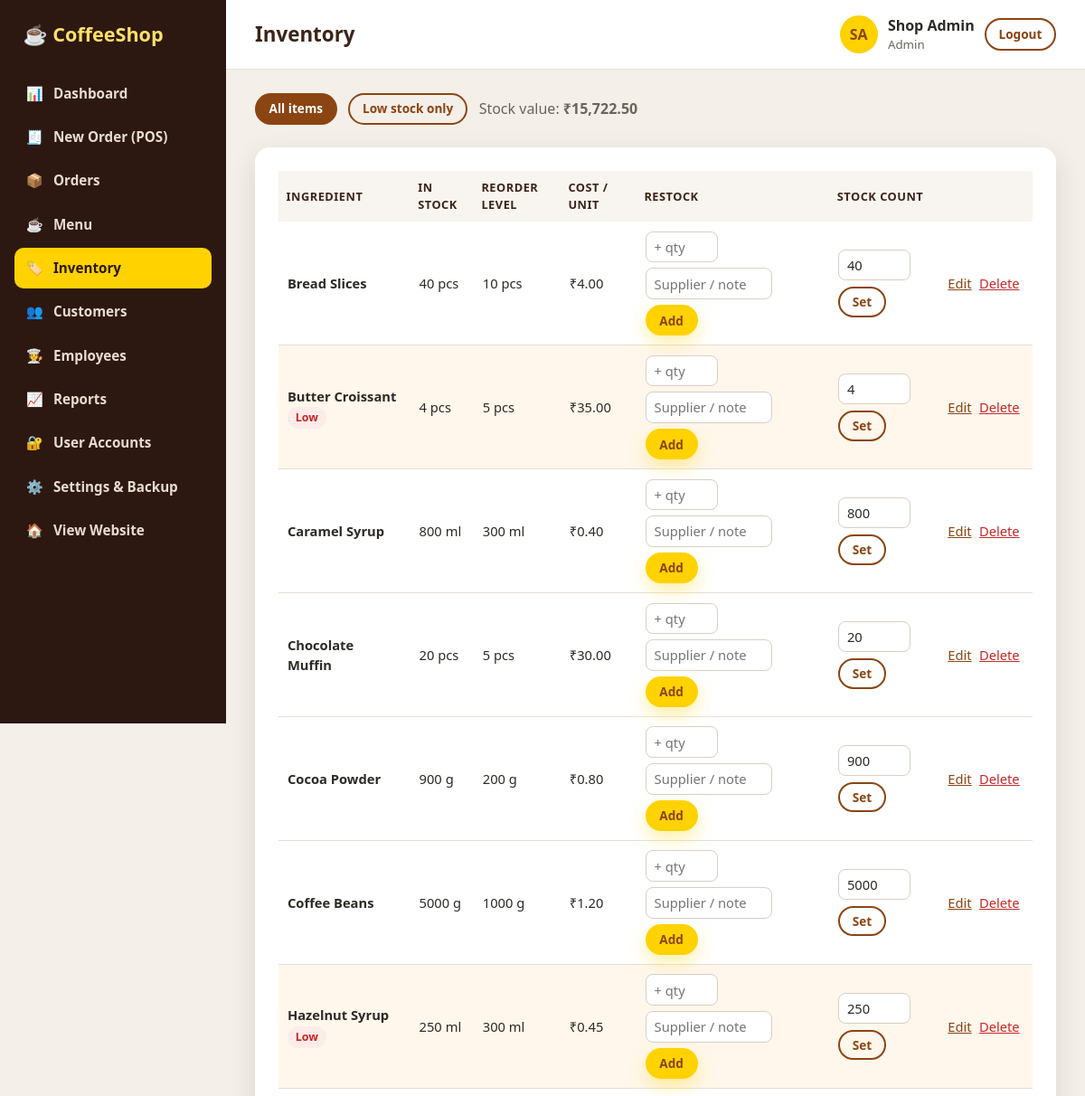
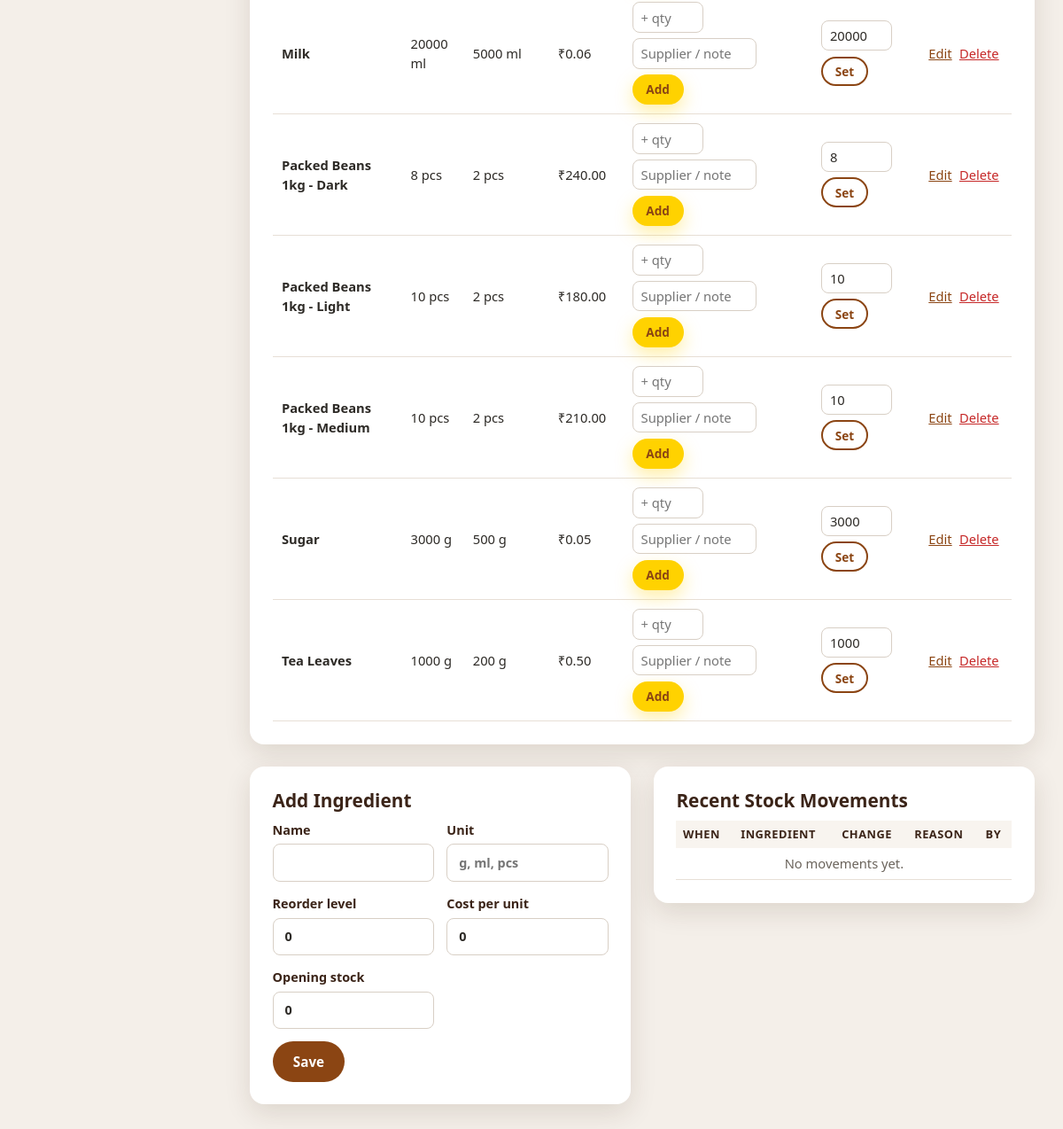
The page /admin/inventory.php (signed in) on the database its author committed (2 pictures, top to bottom).
### tables this page shows
CREATE TABLE users (
    id            INT AUTO_INCREMENT PRIMARY KEY,
    name          VARCHAR(100) NOT NULL,
    email         VARCHAR(150) NOT NULL UNIQUE,
    phone         VARCHAR(20),
    password_hash VARCHAR(255) NOT NULL,
    role          ENUM('admin','staff','customer') NOT NULL DEFAULT 'customer',
    is_active     TINYINT(1) NOT NULL DEFAULT 1,
    created_at    DATETIME NOT NULL DEFAULT CURRENT_TIMESTAMP
);

CREATE TABLE ingredients (
    id            INT AUTO_INCREMENT PRIMARY KEY,
    name          VARCHAR(100) NOT NULL UNIQUE,
    unit          VARCHAR(20) NOT NULL,
    quantity      DECIMAL(12,3) NOT NULL DEFAULT 0,
    reorder_level DECIMAL(12,3) NOT NULL DEFAULT 0,
    cost_per_unit DECIMAL(10,2) NOT NULL DEFAULT 0
);

### includes/bootstrap.php (called while the page is built, shortened)
<?php
function db(): PDO
{
    static $pdo = null;
    if ($pdo === null) {
        $dsn = 'mysql:host=' . DB_HOST . ';port=' . DB_PORT . ';dbname=' . DB_NAME . ';charset=utf8mb4';
        try {
            $pdo = new PDO($dsn, DB_USER, DB_PASS, [
                PDO::ATTR_ERRMODE            => PDO::ERRMODE_EXCEPTION,
                PDO::ATTR_DEFAULT_FETCH_MODE => PDO::FETCH_ASSOC,
                PDO::ATTR_EMULATE_PREPARES   => false,
            ]);
            $pdo->exec("SET time_zone = '" . date('P') . "'");
        } catch (PDOException $e) {
            http_response_code(500);
            exit('<h2>Database connection failed</h2><p>Check config/config.php and make sure the '
                . 'database/coffeeshop.sql file has been imported.</p>');
        }
    }
    return $pdo;
}
function base_url(string $path = ''): string
{
    static $base = null;
    if ($base === null) {
        $root = str_replace('\\', '/', realpath(__DIR__ . '/..'));
        $doc  = str_replace('\\', '/', realpath($_SERVER['DOCUMENT_ROOT'] ?? '') ?: '');
        $base = ($doc !== '' && str_starts_with($root, $doc)) ? substr($root, strlen($doc)) : '';
        $base = rtrim($base, '/');
    }
    return $base . '/' . ltrim($path, '/');
}
function e($value): string
{
    return htmlspecialchars((string) $value, ENT_QUOTES, 'UTF-8');
}
function setting(string $name, string $default = ''): string
{
    static $cache = null;
    if ($cache === null) {
        $cache = db()->query('SELECT name, value FROM settings')->fetchAll(PDO::FETCH_KEY_PAIR);
    }
    return $cache[$name] ?? $default;
}
function money($amount): string
{
    return setting('currency', '₹') . number_format((float) $amount, 2);
}
function current_user(): ?array
{
    static $user = false;
    if ($user === false) {
        $user = null;
        if (!empty($_SESSION['user_id'])) {
            $stmt = db()->prepare('SELECT id, name, email, phone, role FROM users WHERE id = ? AND is_active = 1');
            $stmt->execute([$_SESSION['user_id']]);
            $user = $stmt->fetch() ?: null;
        }
    }
    return $user;
}
function require_login(): array
{
    $user = current_user();
    return $user;
}
function require_role(string ...$roles): array
{
    $user = require_login();
    return $user;
}
function initials(string $name): string
{
    $parts = preg_split('/\s+/', trim($name));
    $out = mb_substr($parts[0] ?? '', 0, 1) . (count($parts) > 1 ? mb_substr(end($parts), 0, 1) : mb_substr($parts[0] ?? '', 1, 1));
    return mb_strtoupper($out);
}

### admin/inventory.php (the view, shortened to what this page needs)
<?php
require_once __DIR__ . '/../includes/bootstrap.php';
require_once __DIR__ . '/../includes/layout.php';
$user = require_role('admin', 'staff');
$isAdmin = $user['role'] === 'admin';
$pdo = db();
$filter = $_GET['filter'] ?? '';
$ingredients = $pdo->query('SELECT * FROM ingredients' . ($filter === 'low' ? ' WHERE quantity <= reorder_level' : '') . ' ORDER BY name')->fetchAll();
$movements = $pdo->query('SELECT s.*, i.name, i.unit, u.name AS user_name FROM stock_movements s
                          JOIN ingredients i ON i.id = s.ingredient_id LEFT JOIN users u ON u.id = s.created_by
                          ORDER BY s.created_at DESC, s.id DESC LIMIT 25')->fetchAll();
$stockValue = array_sum(array_map(fn($i) => $i['quantity'] * $i['cost_per_unit'], $ingredients));
$edit = null;
admin_start('Inventory', 'inventory');
?>
<div class="quick-actions">
    <a class="btn <?= $filter === 'low' ? 'btn-outline' : 'btn-brown' ?> btn-sm" href="<?= e(base_url('admin/inventory.php')) ?>">All items</a>
    <a class="btn <?= $filter === 'low' ? 'btn-brown' : 'btn-outline' ?> btn-sm" href="<?= e(base_url('admin/inventory.php?filter=low')) ?>">Low stock only</a>
    <span class="muted">Stock value: <strong><?= e(money($stockValue)) ?></strong></span>
</div>
<section class="panel">
    <div class="table-wrap">
        <table class="table">
            <thead><tr><th>Ingredient</th><th>In stock</th><th>Reorder level</th><th>Cost / unit</th><th>Restock</th><?php if ($isAdmin): ?><th>Stock count</th><th></th><?php endif; ?></tr></thead>
            <tbody>
            <?php foreach ($ingredients as $i): $low = $i['quantity'] <= $i['reorder_level']; ?>
                <tr class="<?= $low ? 'row-warn' : '' ?>">
                    <td><strong><?= e($i['name']) ?></strong> <?= $low ? '<span class="badge badge-cancelled">Low</span>' : '' ?></td>
                    <td><?= e(+$i['quantity']) ?> <?= e($i['unit']) ?></td>
                    <td><?= e(+$i['reorder_level']) ?> <?= e($i['unit']) ?></td>
                    <td><?= e(money($i['cost_per_unit'])) ?></td>
                    <td>
                        <form method="post" class="inline-form">
                            <input type="number" name="quantity" step="0.001" min="0" placeholder="+ qty" class="qty-input" required>
                            <input type="text" name="note" placeholder="Supplier / note" class="note-input">
                            <button class="btn btn-yellow btn-sm">Add</button>
                        </form>
                    </td>
                    <?php if ($isAdmin): ?>
                        <td>
                            <form method="post" class="inline-form">
                                <input type="number" name="quantity" step="0.001" min="0" value="<?= e(+$i['quantity']) ?>" class="qty-input">
                                <button class="btn btn-outline btn-sm">Set</button>
                            </form>
                        </td>
                        <td class="nowrap">
                            <a href="<?= e(base_url('admin/inventory.php?edit=' . $i['id'])) ?>#ingredient-form">Edit</a>
                            <form method="post" class="inline-form"><?= csrf_field() ?><input type="hidden" name="action" value="delete"><input type="hidden" name="id" value="<?= (int) $i['id'] ?>">
                                <button class="link-btn danger" data-confirm="Delete <?= e($i['name']) ?>? It will be removed from recipes too.">Delete</button></form>
                        </td>
                    <?php endif; ?>
                </tr>
            <?php endforeach; ?>
            </tbody>
        </table>
    </div>
</section>
<div class="two-col">
    <?php if ($isAdmin): ?>
        <section class="panel" id="ingredient-form">
            <h2><?= $edit ? 'Edit ' . e($edit['name']) : 'Add Ingredient' ?></h2>
            <form method="post" class="form-grid">
                <label>Name <input type="text" name="name" value="<?= e($edit['name'] ?? '') ?>" required></label>
                <label>Unit <input type="text" name="unit" value="<?= e($edit['unit'] ?? '') ?>" placeholder="g, ml, pcs" required></label>
                <label>Reorder level <input type="number" step="0.001" min="0" name="reorder_level" value="<?= e(+($edit['reorder_level'] ?? 0)) ?>"></label>
                <label>Cost per unit <input type="number" step="0.01" min="0" name="cost_per_unit" value="<?= e(+($edit['cost_per_unit'] ?? 0)) ?>"></label>
                <?php if (!$edit): ?><label>Opening stock <input type="number" step="0.001" min="0" name="quantity" value="0"></label><?php endif; ?>
                <div class="span-2"><button class="btn btn-brown">Save</button>
                    <?php if ($edit): ?><a class="btn btn-outline" href="<?= e(base_url('admin/inventory.php')) ?>">Cancel</a><?php endif; ?></div>
            </form>
        </section>
    <?php endif; ?>
    <section class="panel">
        <h2>Recent Stock Movements</h2>
        <div class="table-wrap">
            <table class="table compact">
                <thead><tr><th>When</th><th>Ingredient</th><th>Change</th><th>Reason</th><th>By</th></tr></thead>
                <tbody>
                <?php if (!$movements): ?><tr><td colspan="5" class="empty">No movements yet.</td></tr><?php endif; ?>
                </tbody>
            </table>
        </div>
    </section>
</div>
<?php
admin_end();

### includes/layout.php (shortened to what this page needs)
<?php
function page_head(string $title, string $bodyClass = ''): void
{
    ?><!DOCTYPE html>
<html lang="en">
<head>
    <title><?= e($title) ?> | <?= e(setting('shop_name', 'Coffee Shop')) ?></title>
    <link rel="stylesheet" href="<?= e(base_url('assets/css/style.css')) ?>">
</head>
<body class="<?= e($bodyClass) ?>">
<?php
}
function page_end(): void
{
    ?>
</body>
</html>
<?php
}
    ?>
<?php
function admin_start(string $title, string $active): void
{
    $user = current_user();
    $menu = [
        'dashboard' => ['📊', 'Dashboard', 'admin/index.php', false],
        'pos'       => ['🧾', 'New Order (POS)', 'admin/pos.php', false],
        'orders'    => ['📦', 'Orders', 'admin/orders.php', false],
        'menu'      => ['☕', 'Menu', 'admin/menu.php', true],
        'inventory' => ['🏷️', 'Inventory', 'admin/inventory.php', false],
        'customers' => ['👥', 'Customers', 'admin/customers.php', false],
        'employees' => ['🧑‍🍳', 'Employees', 'admin/employees.php', true],
        'reports'   => ['📈', 'Reports', 'admin/reports.php', true],
        'users'     => ['🔐', 'User Accounts', 'admin/users.php', true],
        'settings'  => ['⚙️', 'Settings & Backup', 'admin/settings.php', true],
    ];
    page_head($title, 'admin-body');
    ?>
<div class="admin-layout">
    <aside class="sidebar" id="sidebar">
        <a class="logo-flat" href="<?= e(base_url('admin/index.php')) ?>">☕ CoffeeShop</a>
        <nav>
            <?php foreach ($menu as $key => [$icon, $label, $href, $adminOnly]):
                if ($adminOnly && $user['role'] !== 'admin') continue; ?>
                <a href="<?= e(base_url($href)) ?>" class="<?= $key === $active ? 'active' : '' ?>"><span><?= $icon ?></span><?= e($label) ?></a>
            <?php endforeach; ?>
            <a href="<?= e(base_url('index.php')) ?>"><span>🏠</span>View Website</a>
        </nav>
    </aside>
    <div class="admin-main">
        <header class="admin-topbar">
            <h1><?= e($title) ?></h1>
            <div class="topbar-user">
                <span class="avatar"><?= e(initials($user['name'])) ?></span>
                <div><strong><?= e($user['name']) ?></strong><small><?= e(ucfirst($user['role'])) ?></small></div>
                <a class="btn btn-outline btn-sm" href="<?= e(base_url('logout.php')) ?>">Logout</a>
            </div>
        </header>
        <main class="admin-content">
<?php
}
function admin_end(): void
{
    ?>
        </main>
    </div>
</div>
<?php
    page_end();
}

### rows shown on the page
users: name "SA", name "Shop Admin", role "Admin"
ingredients: name "Bread Slices", quantity "40", unit "pcs", reorder_level "10", cost_per_unit "₹4.00"
ingredients: name "Butter Croissant", shows "Low", quantity "4", unit "pcs", reorder_level "5", cost_per_unit "₹35.00"
ingredients: name "Caramel Syrup", quantity "800", unit "ml", reorder_level "300", cost_per_unit "₹0.40"
ingredients: name "Chocolate Muffin", quantity "20", unit "pcs", reorder_level "5", cost_per_unit "₹30.00"
ingredients: name "Cocoa Powder", quantity "900", unit "g", reorder_level "200", cost_per_unit "₹0.80"
ingredients: name "Coffee Beans", quantity "5000", unit "g", reorder_level "1000", cost_per_unit "₹1.20"
ingredients: name "Hazelnut Syrup", shows "Low", quantity "250", unit "ml", reorder_level "300", cost_per_unit "₹0.45"
ingredients: name "Milk", quantity "20000", unit "ml", reorder_level "5000", cost_per_unit "₹0.06"
ingredients: name "Packed Beans 1kg - Dark", quantity "8", unit "pcs", reorder_level "2", cost_per_unit "₹240.00"
ingredients: name "Packed Beans 1kg - Light", quantity "10", unit "pcs", reorder_level "2", cost_per_unit "₹180.00"
ingredients: name "Packed Beans 1kg - Medium", quantity "10", unit "pcs", reorder_level "2", cost_per_unit "₹210.00"
ingredients: name "Sugar", quantity "3000", unit "g", reorder_level "500", cost_per_unit "₹0.05"
ingredients: name "Tea Leaves", quantity "1000", unit "g", reorder_level "200", cost_per_unit "₹0.50"

### other values the page prints
$icon "📊"
$label "Dashboard"
$icon "🧾"
$label "New Order (POS)"
$icon "📦"
$label "Orders"
$icon "☕"
$label "Menu"
$icon "🏷️"
$label "Inventory"
$icon "👥"
$label "Customers"
$icon "🧑‍🍳"
$label "Employees"
$icon "📈"
